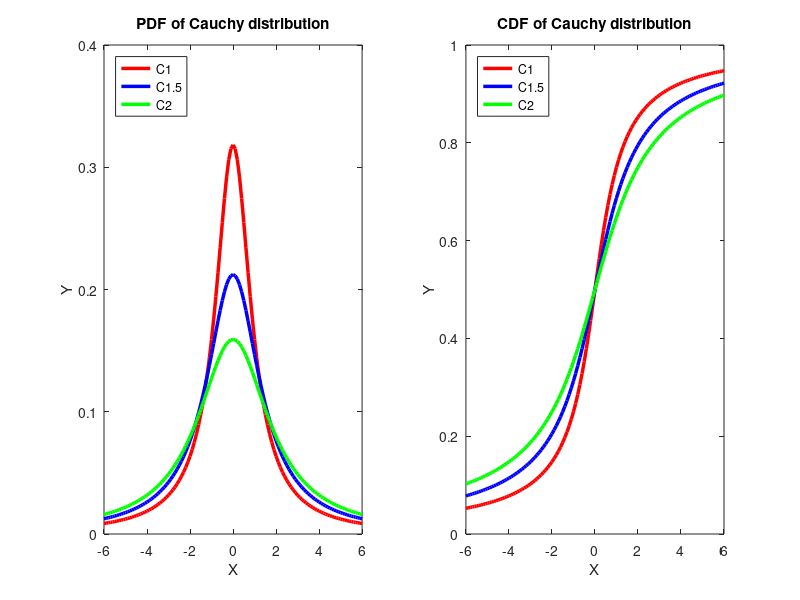

This chart was generated by the following MATLAB code:
% ----------------------------------------------------------------------------
% Book:        MVA
% ----------------------------------------------------------------------------
% Quantlet:    MVAcauchy
% ----------------------------------------------------------------------------
% Description: MVAcauchy plots three probability density functions (left) and 
%              three cumulative density functions (right) of the Cauchy 
%              distribution with m = 0 and different scale parameters (C1 stands
%              for a Cauchy distribution with s = 1, etc).
% ------------------------------------------------------------------------------
% Usage:       -
% ------------------------------------------------------------------------------
% Inputs:      None
% ------------------------------------------------------------------------------
% Output:      Two plots of pdf (left) and cdf (right) of Cauchy distributions.              
% ------------------------------------------------------------------------------
% Example:     -
% ------------------------------------------------------------------------------
% Author:      Wolfgang Haerdle 20091002; Matlab: Awdesch Melzer 20120229
% ------------------------------------------------------------------------------

% Clear variables and close windows
clear all;
close all;
clc;

y = -6:0.1:6;


% Cauchy distribution t=0, s=1
t = 0;
s = 1;
c1pdf = s ./ (pi*(s^2+(y-t).^2));  s>0;
c1cdf = 0.5 + atan((y-t)/s)/pi;
% Cauchy distribution t=0, s=1.5
t = 0;
s = 1.5;
c15pdf = s ./ (pi*(s^2+(y-t).^2));  s>0;
c15cdf = 0.5 + atan((y-t)/s)/pi;
% Cauchy distribution t=0, s=2
t = 0;
s = 2;
c2pdf = s ./ (pi*(s^2+(y-t).^2));  s>0;
c2cdf = 0.5 + atan((y-t)/s)/pi;

% Plots of Cauchy distributions scale 1-2
subplot(1,2,1)
hold on
box on
plot(y, c1pdf, 'Color','r','Linewidth',2.5)
plot(y, c15pdf, 'Color','b','Linewidth',2.5)
plot(y, c2pdf, 'Color','g','Linewidth',2.5)
xlabel('X')
ylabel('Y')
ylim([0,0.4])
xlim([-6,6])
title('PDF of Cauchy distribution')
legend('C1','C1.5','C2','Location','NorthWest')
hold off

subplot(1,2,2)
hold on
box on
plot(y, c1cdf, 'Color','r','Linewidth',2.5)
plot(y, c15cdf, 'Color','b','Linewidth',2.5)
plot(y, c2cdf, 'Color','g','Linewidth',2.5)
xlabel('X')
ylabel('Y')
ylim([0,1])
xlim([-6,6])
title('CDF of Cauchy distribution')
legend('C1','C1.5','C2','Location','NorthWest')
hold off
